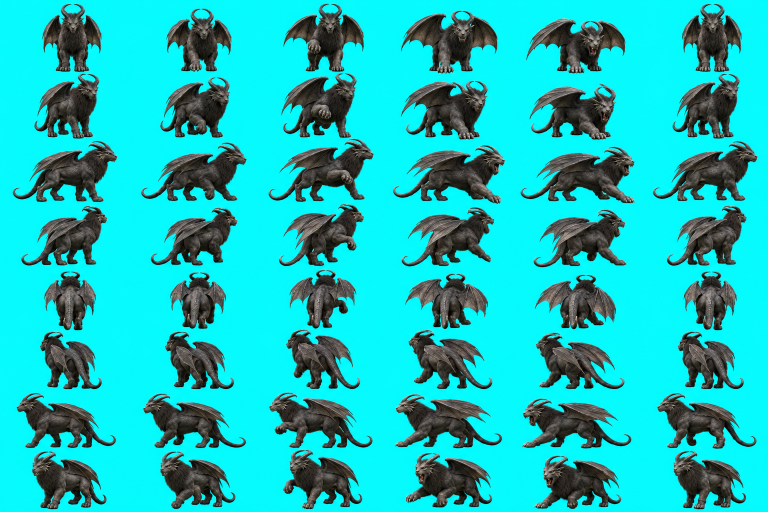
#> input picture works/draco_sphinx_source/attack.png, 1536 x 1024 px (shown at 1/2 size)
$ python -i build_heritage.py   (imports and definitions only)
#> lines starting #> are read from the running program, lines starting #| are printed output that depends on the picture; after the words box and inside, x2 and y2 are one past the last pixel; in counts of white or black regions, pixels touching at a corner belong together
"""Manifest Heritage: Summon Dracolisk (5), Summon Draco-Hydra (8), Summon
Dragon Turtle (9). Builds the stored files of the three spells, their
creatures, weapons, abilities and placeholder icons.

  python3 build_heritage.py <WYVERNSU.CRE of BG2:EE> [mod folder]

Strings are -1 (set at install with SAY), the creatures' animation is written
at install (NY#NEW_ANIMATION), their items too (tpa/heritage.tpa). Projectiles
are placeholders (3000+n, lib/ny#core.tpa).
"""
import os, struct, sys, zlib
sys.path.insert(0, os.path.dirname(__file__))
from iemodel import Res, mk_eff, eop, set_res
from PIL import Image, ImageDraw

# [1 line that did not run here, left out]
MOD = sys.argv[2] if len(sys.argv) > 2 else os.path.join(os.path.dirname(__file__), '..', '..')
P = lambda *a: os.path.join(MOD, *a)
ROUND = 6
ONE_AT_A_TIME = False      # test: no limit for now (the Dragon Turtle did not appear)
PRO_LINE_WAVE = 3002          # NY#CNYDL, Nydra'Nath's acid wave
PRO_CONE = 3009               # NY#BCON, the breath cone

# name, spell level, creature stats ------------------------------------------
SUMMONS = [
    dict(code='DRL', lvl=5, hp=60, ac=2, thac0=11, apr=2, clvl=8, saves=(10, 12, 11, 12, 13),
         st=(18, 3, 13, 14, 16, 8), dice=(2, 6), bonus=2, ench=2, dtype=1, anim='NYDL'),
    dict(code='HYD', lvl=8, hp=100, ac=2, thac0=8, apr=5, clvl=12, saves=(5, 7, 6, 5, 8),
         st=(19, 4, 13, 14, 19, 10), dice=(1, 10), bonus=2, ench=3, dtype=1, anim='NYHY'),
    dict(code='DTU', lvl=9, hp=130, ac=-2, thac0=6, apr=2, clvl=14, saves=(4, 6, 5, 4, 7),
         st=(21, 10, 13, 10, 21, 12), dice=(4, 6), bonus=4, ench=4, dtype=1, anim='NYDT'),
]


def w8(b, o, s):
    b[o:o + 8] = s.encode('latin1').ljust(8, b'\0')[:8]


# creatures --------------------------------------------------------------
# [99 lines left out: functions build_cre, build_weapon, innate, build_abilities, build_spell, not called in this run]


# scripts ----------------------------------------------------------------
GUARD = ('  !StateCheck(Myself,CD_STATE_NOTVALID)\n'
         '  !CheckStatGT(Myself,0,HELD)\n')
MELEE = ('IF\n  See(NearestEnemyOf(Myself))\nTHEN\n  RESPONSE #100\n'
         '    AttackReevaluate(NearestEnemyOf(Myself),15)\nEND\n')


# [5 lines left out: function ability_block, not called in this run]


HEAD = ('// The forced cast (ReallyForceSpellRES) ignores the creature\'s state, so it\n'
        '// is only tried while the creature can act.\n')


# [50 lines left out: functions build_scripts, load_bam, write_icon, not called in this run]


def icon_from_art(path, size=32):
    """a drawn icon (works/icons/<spell>.png): fitted into the square, a 1-pixel
    black outline so it stands out on the spellbook"""
#> called with path = '../draco_sphinx_source/attack.png', size = 32
    from PIL import ImageFilter
    art = Image.open(path).convert('RGBA')
    art.putalpha(art.split()[3].point(lambda v: 255 if v >= 128 else 0))
    art = art.crop(art.split()[3].getbbox())
    art.thumbnail((size - 2, size - 2), Image.LANCZOS)
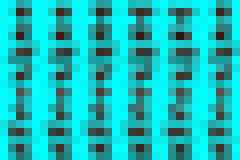
#> art: PIL image 30x20 RGBA (shown 8 times larger); mean R, G, B, A 24.8, 187.8, 187.2, 255
    art.putalpha(art.split()[3].point(lambda v: 255 if v >= 128 else 0))
    im = Image.new('RGBA', (size, size), (0, 0, 0, 0))
#> im: PIL image 32x32 RGBA; every value is 0
    im.alpha_composite(art, ((size - art.width) // 2, (size - art.height) // 2))
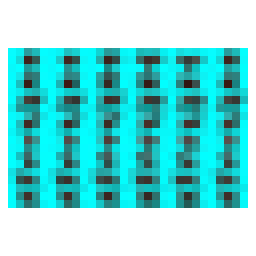
#> im: PIL image 32x32 RGBA (shown 8 times larger); mean R, G, B, A 14.5, 110.1, 109.7, 149.4; transparent parts drawn white
    ring = im.split()[3].filter(ImageFilter.MaxFilter(3))
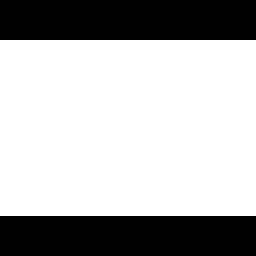
#> ring: PIL image 32x32 L (shown 8 times larger); 68.8% white; 2 black regions, box (x1, y1, x2, y2) and area: (0, 0, 32, 5) 160, (0, 27, 32, 32) 160
    out = Image.new('RGBA', (size, size), (0, 0, 0, 0))
    out.paste((8, 12, 8, 255), (0, 0), ring)
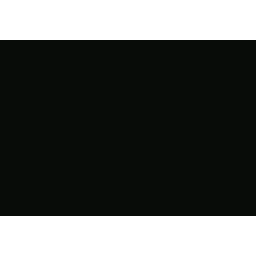
#> out: PIL image 32x32 RGBA (shown 8 times larger); mean R, G, B, A 5.5, 8.2, 5.5, 175.3; transparent parts drawn white
    out.alpha_composite(im)
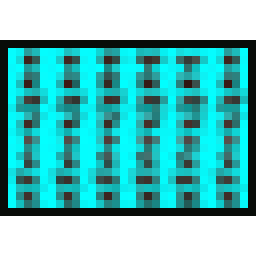
#> out: PIL image 32x32 RGBA (shown 8 times larger); mean R, G, B, A 15.4, 111.3, 110.5, 175.3; transparent parts drawn white
    return out


# [15 lines left out: function build_icons, not called in this run]


# [7 lines not run here, left out]

>>> result = icon_from_art('../draco_sphinx_source/attack.png')

$ run again, on works/dragon_turtle_mm8_source/Dragon_Turtle_MM8.png
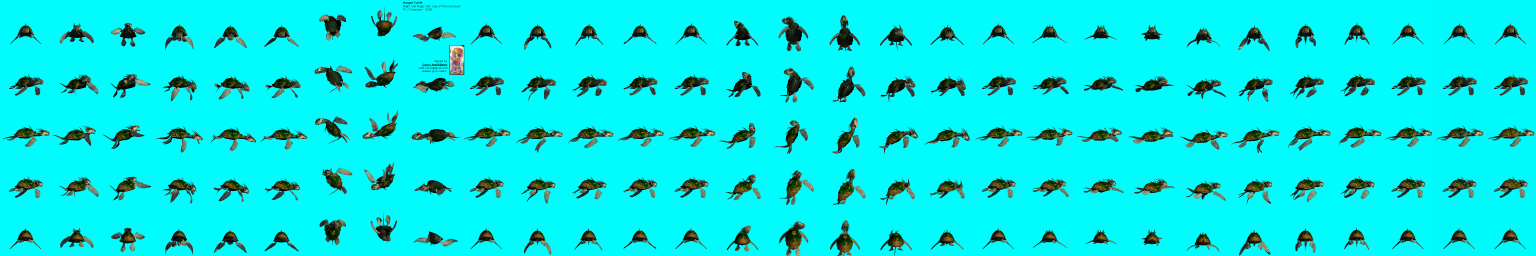
#> input picture works/dragon_turtle_mm8_source/Dragon_Turtle_MM8.png, 7680 x 1280 px (shown at 1/5 size)
#> in icon_from_art, art is the input picture: PIL image 7680x1280 RGBA; mean R, G, B, A 6.3, 230.7, 228.4, 255
#> in icon_from_art, `ring = im.split()[3].filter(ImageFilter.MaxFilter(3))`:
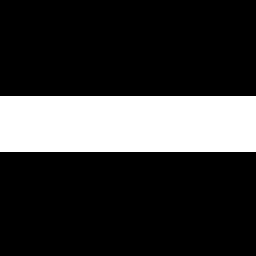
#> ring: PIL image 32x32 L (shown 8 times larger); 21.9% white; 1 white region, box (x1, y1, x2, y2) and area: (0, 12, 32, 19) 224
#> in icon_from_art, `out.alpha_composite(im)`:
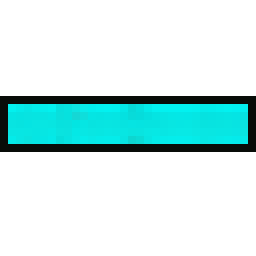
#> out: PIL image 32x32 RGBA (shown 8 times larger); mean R, G, B, A 1.5, 34.6, 34, 55.8; transparent parts drawn white
